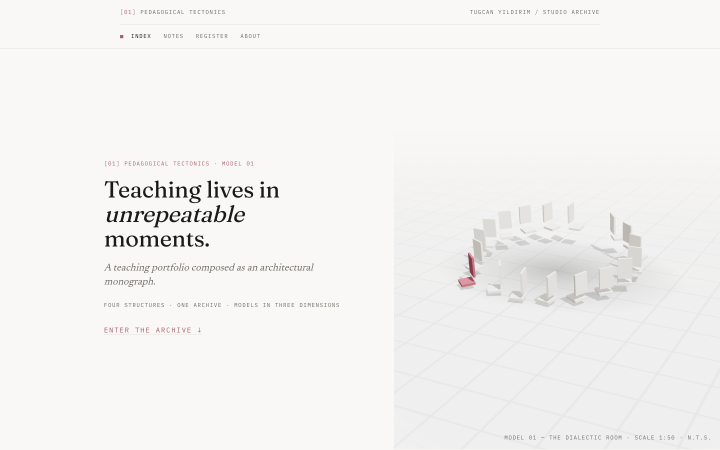
#> input picture qa/f2-hero-1440.png, 1440 x 900 px (shown at 1/2 size)
$ python make-og.py
#> lines starting #> are read from the running program, lines starting #| are printed output that depends on the picture; long printed decimals are rounded
#!/usr/bin/env python3
"""Compose the social card public/og.png for Pedagogical Tectonics.

Paper background + hairline inner frame, the hero's chair-ring model cropped
from qa/f2-hero-1440.png and faded into the paper on the left, and a short
left-aligned type stack. Runs with the bundled Python (Pillow).
"""
from __future__ import annotations

from PIL import Image, ImageDraw, ImageFont

HERE = __file__.rsplit("/", 1)[0] + "/.."

CARD_W, CARD_H = 1200, 630
BORDER_INSET = 24
PAPER = (249, 248, 246)
INK = (26, 26, 26)
MUTE = (110, 106, 99)
HAIRLINE = (229, 226, 220)
ACCENT = (168, 93, 107)

# --- 1. Model crop -------------------------------------------------------
# qa/f2-hero-1440.png is 1440x900. The chair-ring model sits on the right;
# this 700x630 crop keeps the full ring + its contact shadow and stops just
# above the tiny "MODEL 01 …" caption line (y~872 in the screenshot).
SRC = f"{HERE}/qa/f2-hero-1440.png"
CROP = (740, 240, 1440, 870)  # 700 x 630

hero = Image.open(SRC).convert("RGB")
#> hero is the input picture: PIL image 1440x900 RGB; mean R, G, B 243.5, 242.6, 241.1
model = hero.crop(CROP)
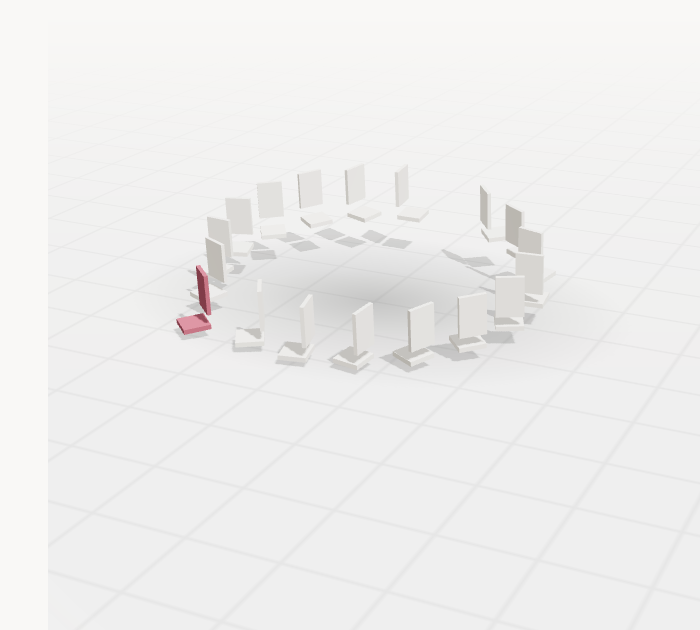
#> model: PIL image 700x630 RGB; mean R, G, B 238.8, 238.3, 237.5

# Horizontal alpha fade on the left edge so the crop blends into the paper
# with no visible seam.
FADE_W = 150
alpha = Image.new("L", model.size, 255)
#> alpha: PIL image 700x630 L; every value is 255
ramp = Image.new("L", (FADE_W, model.size[1]), 0)
#> ramp: PIL image 150x630 L; every value is 0
for x in range(FADE_W):
    val = round(255 * (x / (FADE_W - 1)))
    for y in range(model.size[1]):
        ramp.putpixel((x, y), val)
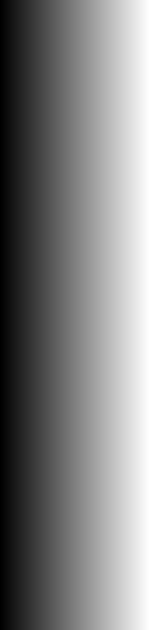
#> ramp: PIL image 150x630 L; min 0, max 255, mean 127.5
alpha.paste(ramp, (0, 0))
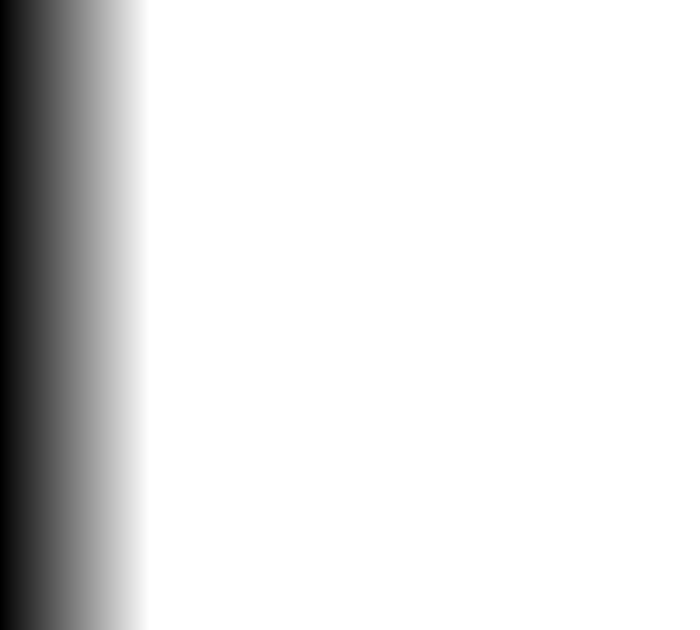
#> alpha: PIL image 700x630 L; min 0, max 255, mean 227.7
model.putalpha(alpha)
#> model: PIL image 700x630 RGBA

card = Image.new("RGB", (CARD_W, CARD_H), PAPER)
card.paste(model, (CARD_W - 700, 0), model)
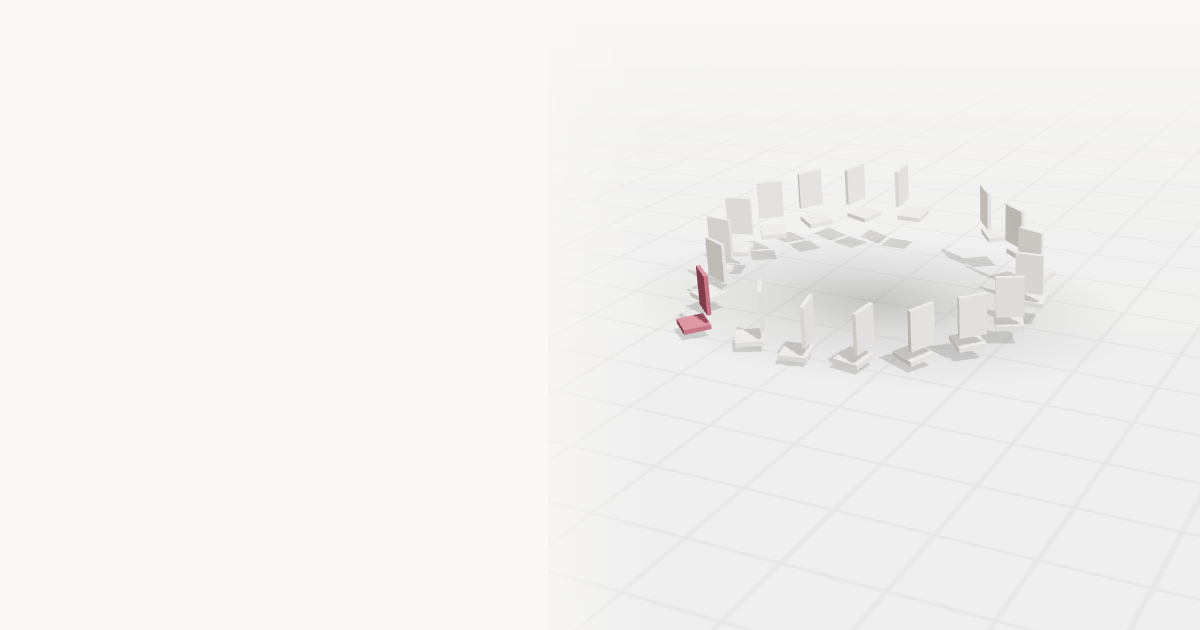
#> card: PIL image 1200x630 RGB; mean R, G, B 243.3, 242.5, 241.2

# --- 2. Type -------------------------------------------------------------
def load(path: str, size: int, index: int | None = None) -> ImageFont.FreeTypeFont:
    if index is None:
        return ImageFont.truetype(path, size)
    return ImageFont.truetype(path, size, index=index)

TIMES = "/System/Library/Fonts/Times.ttc"
COURIER = "/System/Library/Fonts/Supplemental/Courier New.ttf"

serif_bold = load(TIMES, 52, index=1)
serif_italic = load(TIMES, 52, index=2)
mono = load(COURIER, 15)

draw = ImageDraw.Draw(card)

def tracked(draw, xy, text, font, fill, tracking=0):
    """Draw text with manual letter-spacing; returns total width."""
    x, y = xy
    total = 0
    for ch in text:
        draw.text((x, y), ch, font=font, fill=fill)
        w = draw.textlength(ch, font=font)
        x += w + tracking
        total += w + tracking
    return total - tracking

def text_width(text, font, tracking=0):
    return sum(draw.textlength(ch, font=font) for ch in text) + tracking * (len(text) - 1)

# Measure title lines to keep them inside the left 520px.
t1 = "Teaching lives in"
t2 = "unrepeatable"
t3 = "moments."
w1 = text_width(t1, serif_bold)
#> w1 = 436.8
w2 = text_width(t2, serif_italic)
#> w2 = 347.9
w3 = text_width(t3, serif_bold)
#> w3 = 262.1

# Mono footer split into two lines so it never crowds the frame.
m1 = "A teaching portfolio composed as"
m2 = "an architectural monograph · tugcan yildirim"

EYEBROW = "PEDAGOGICAL TECTONICS"
eyebrow_size = 14
mono_eyebrow = load(COURIER, eyebrow_size)
eyebrow_tracking = 3
eyebrow_w = text_width(EYEBROW, mono_eyebrow, eyebrow_tracking)
#> eyebrow_w = 246.1

LINE_H_TITLE = 58
LINE_H_MONO = 20
GAP_EYEBROW = 22
GAP_TITLE = 26

# vertical stack, centred in the framed area (24..606)
block_h = (
    20  # eyebrow line
    + GAP_EYEBROW
    + 3 * LINE_H_TITLE
    + GAP_TITLE
    + 2 * LINE_H_MONO
)
top = (CARD_H - block_h) // 2
LEFT = 48

y = top
# eyebrow
tracked(draw, (LEFT, y), EYEBROW, mono_eyebrow, ACCENT, eyebrow_tracking)
y += 20 + GAP_EYEBROW
# title
draw.text((LEFT, y), t1, font=serif_bold, fill=INK)
y += LINE_H_TITLE
draw.text((LEFT, y), t2, font=serif_italic, fill=INK)
y += LINE_H_TITLE
draw.text((LEFT, y), t3, font=serif_bold, fill=INK)
y += LINE_H_TITLE + GAP_TITLE
# mono footer
draw.text((LEFT, y), m1, font=mono, fill=MUTE)
y += LINE_H_MONO
draw.text((LEFT, y), m2, font=mono, fill=MUTE)

# --- 3. Hairline inner frame (drawn last, over the model) ---------------
draw.rectangle(
    (BORDER_INSET, BORDER_INSET, CARD_W - BORDER_INSET - 1, CARD_H - BORDER_INSET - 1),
    outline=HAIRLINE,
    width=1,
)

out = f"{HERE}/public/og.png"
card.save(out, optimize=True)
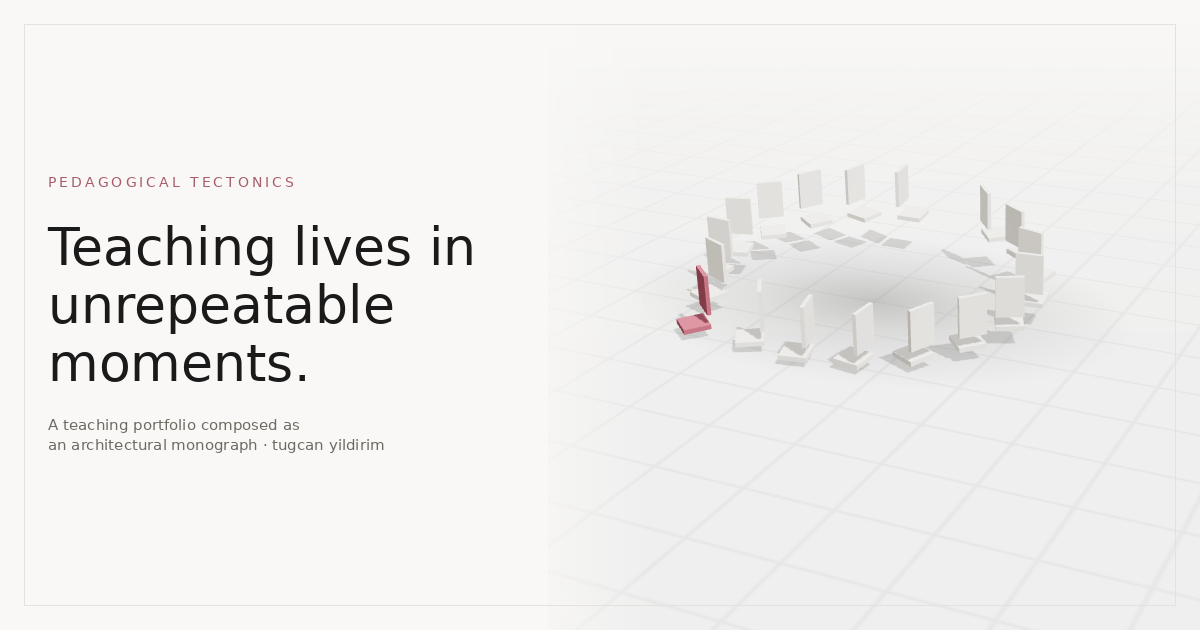
#> saved as og.png: PIL image 1200x630 RGB; mean R, G, B 239.7, 238.8, 237.5
print("saved", out)
print("size", card.size)
#| size (1200, 630)
print("title widths", w1, w2, w3, "eyebrow_w", eyebrow_w)
#| title widths 436.844 347.875 262.094 eyebrow_w 246.078
print("mono widths", text_width(m1, mono), text_width(m2, mono))

$ run again, with qa/f2-hero-390.png copied over qa/f2-hero-1440.png
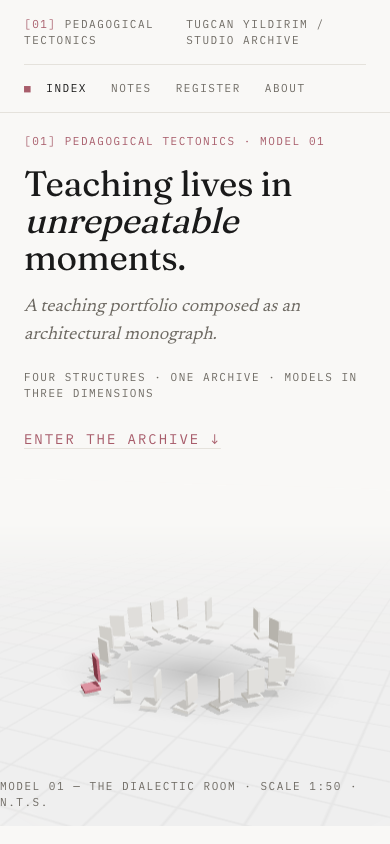
#> input picture qa/f2-hero-390.png, 390 x 844 px
#> hero is the input picture: PIL image 390x844 RGB; mean R, G, B 239.6, 238.6, 237.1
#> `model.putalpha(alpha)`:
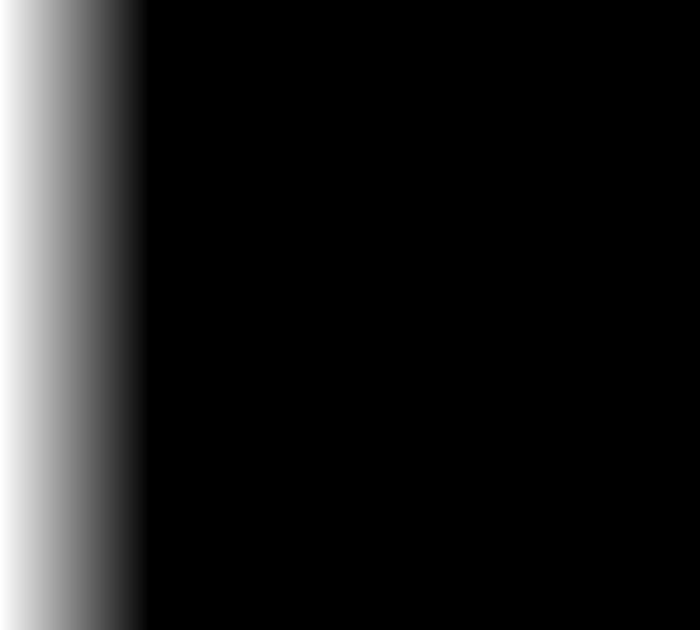
#> model: PIL image 700x630 RGBA; mean R, G, B, A 0, 0, 0, 227.7; transparent parts drawn white
#> w1 = 436.8
#> w2 = 347.9
#> w3 = 262.1
#> eyebrow_w = 246.1
#> `card.save(out, optimize=True)`:
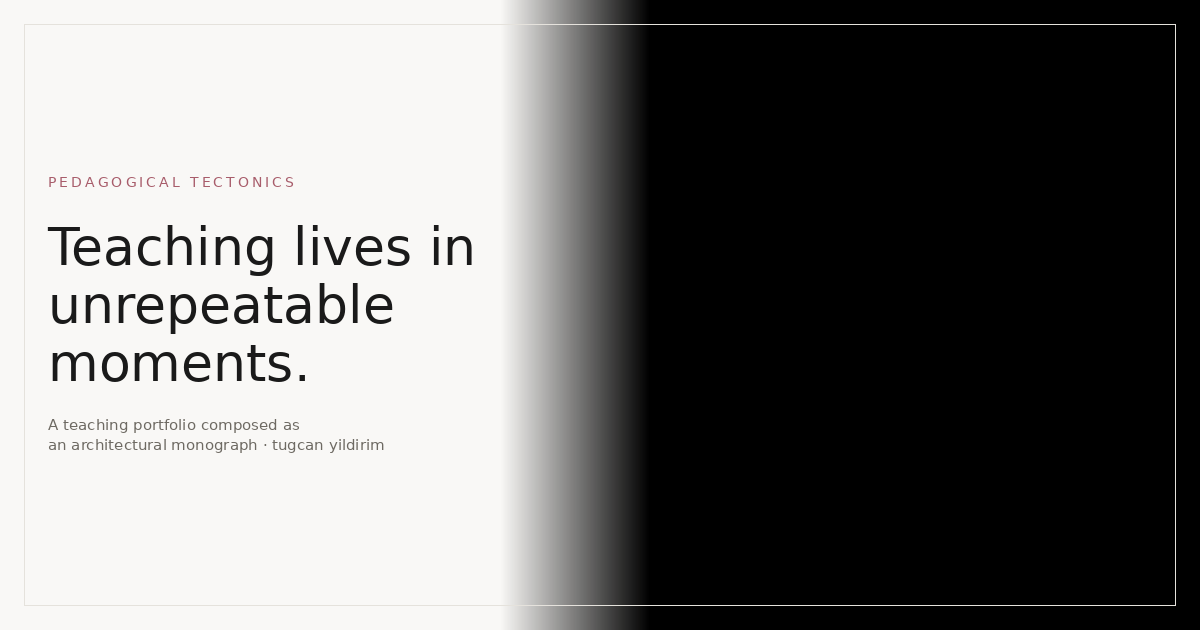
#> saved as og.png: PIL image 1200x630 RGB; mean R, G, B 116.2, 115.7, 114.7
#| size (1200, 630)
#| title widths 436.844 347.875 262.094 eyebrow_w 246.078

$ run again, with qa/f2-hero-834.png copied over qa/f2-hero-1440.png
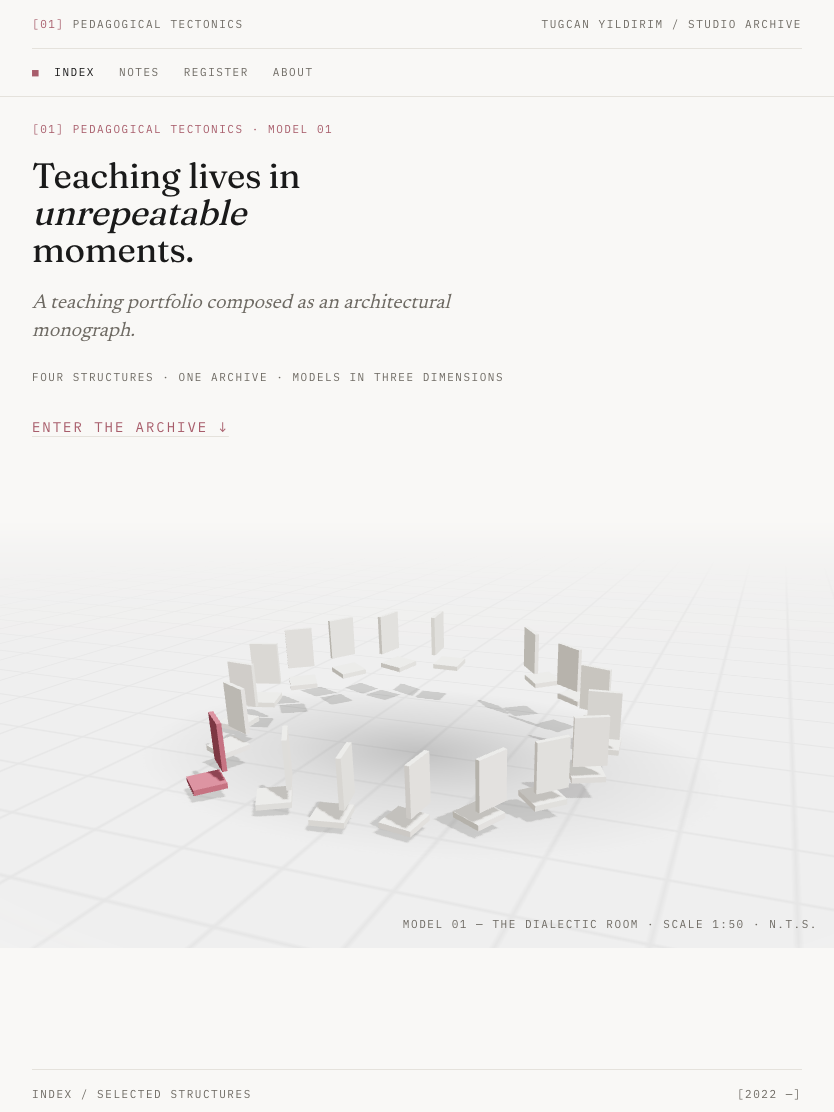
#> input picture qa/f2-hero-834.png, 834 x 1112 px
#> hero is the input picture: PIL image 834x1112 RGB; mean R, G, B 241.8, 240.9, 239.5
#> `model.putalpha(alpha)`:
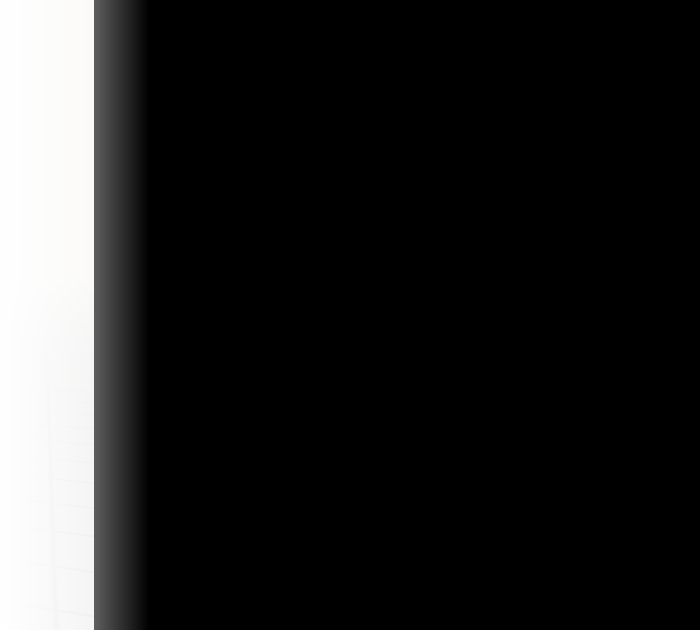
#> model: PIL image 700x630 RGBA; mean R, G, B, A 32.7, 32.7, 32.5, 227.7; transparent parts drawn white
#> w1 = 436.8
#> w2 = 347.9
#> w3 = 262.1
#> eyebrow_w = 246.1
#> `card.save(out, optimize=True)`:
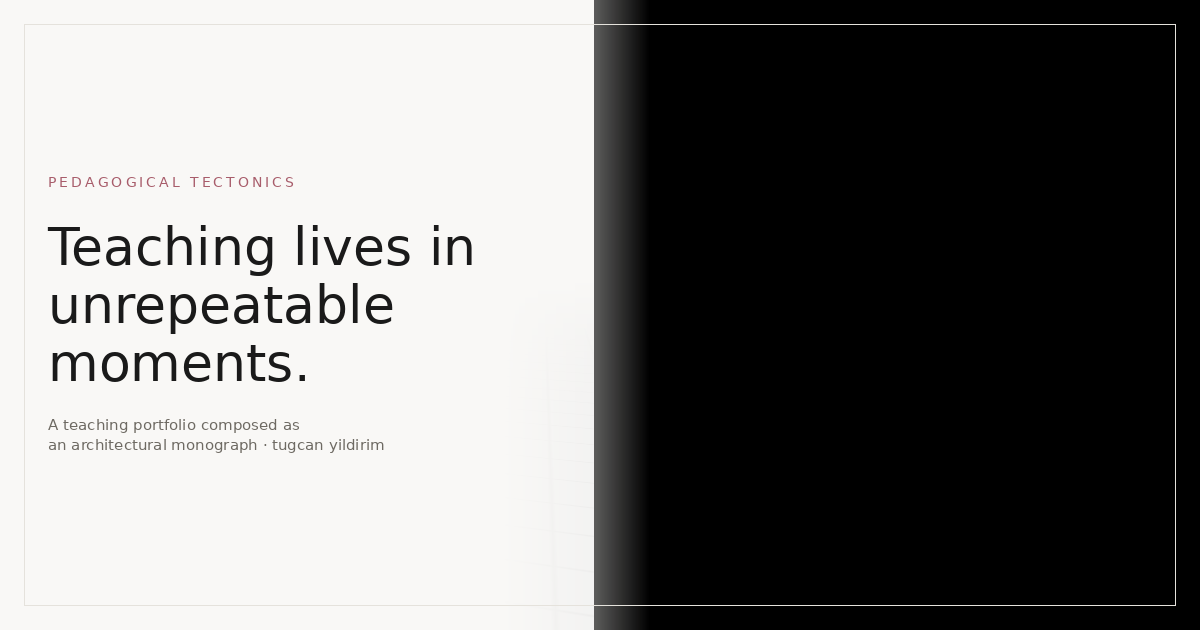
#> saved as og.png: PIL image 1200x630 RGB; mean R, G, B 122.2, 121.6, 120.6
#| size (1200, 630)
#| title widths 436.844 347.875 262.094 eyebrow_w 246.078
